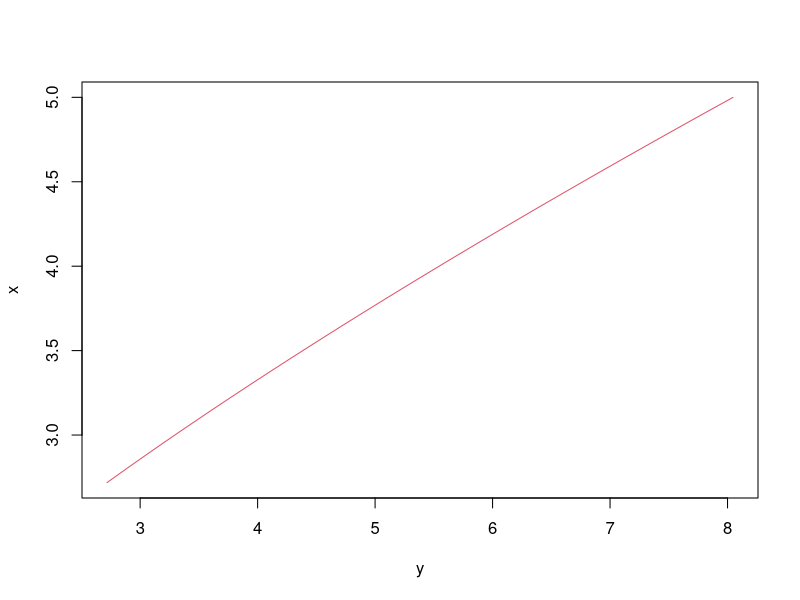
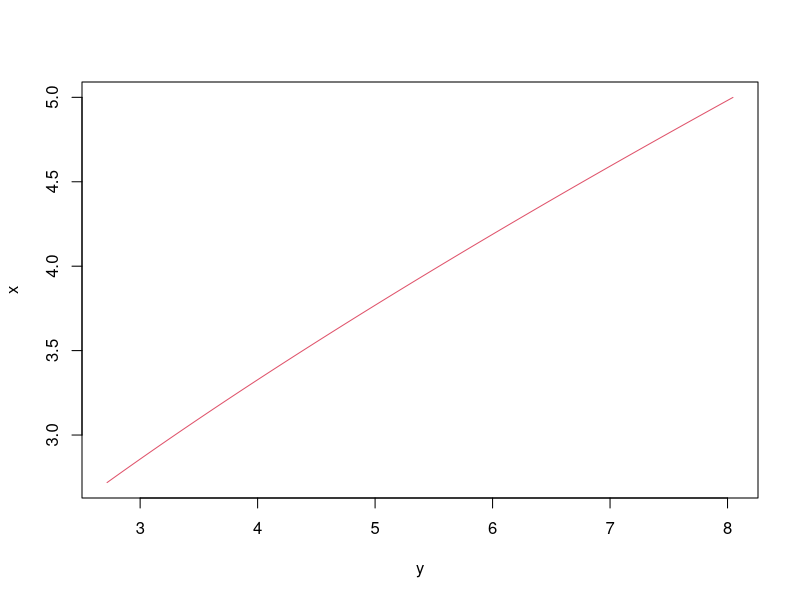

These figures' R source, in order:
## ---- chunk 1
rm(list=ls()) #clears your workspace
## ---- chunk 2
y<-seq(exp(1)*log(exp(1)),5*log(5),1e-3)
f<-function(x,y){x*log(x)-y}
bisect<-function(f,y,eps){
  N<-length(y)
  xval<-rep(0,N)
  iters<-rep(0,N)
  for(i in 1:N){
    yval<-y[i]
    a<-1
    b<-yval+3
    count<-0
    while(b-a>eps){
      count<-count+1
      mid<-(a+b)/2
      if (f(a,yval)*f(mid,yval)<0) b<-mid else a<-mid
      xval[i]<-mid
    }
    iters[i]<-count
  }
  lst<-list("xval"=xval,"iters"=iters)
  return(lst)
}
x<-bisect(f,y,1e-6)$xval
iter<-bisect(f,y,1e-6)$iters
plot(y,x,col=2,type='l')
cat('The minimum of x is: ',min(x),"\n")
cat('The maximum of x is: ',max(x),"\n")
cat("Num of iterations needed for 1e-6 accuracy for test: ",iter[length(iter)])
## ---- chunk 3
y<-seq(exp(1)*log(exp(1)),5*log(5),1e-3)
f<-function(x,y){x*log(x)-y}
fprime<-function(x){log(x)+1}
newton<-function(f,fprime,y,ct){
  N<-length(y)
  xval<-rep(0,N)
  iters<-rep(0,N)
  for(i in 1:N){
    yval<-y[i]
    x0<-yval
    xval[i]<-x0
    count<-0
    while(abs(xval[i]-f(xval[i],yval)/fprime(xval[i])-xval[i])>1e-6){
      count<-count+1
      xval[i]<-xval[i]-f(xval[i],yval)/fprime(xval[i])
    }
    iters[i]<-count
  }
  lst<-list("xval"=xval,"iters"=iters)
  return(lst)
}
x<-newton(f,fprime,y,30)$xval
iter<-newton(f,fprime,y,30)$iters
plot(y,x,col=2,type='l')
cat('The minimum of x is: ',min(x),"\n")
cat('The maximum of x is: ',max(x),"\n")
cat("Num of iterations needed for 1e-6 accuracy for test: ",iter[length(iter)])
## ---- chunk 4
attach(swiss)
model <- lm(Infant.Mortality ~ Fertility + Agriculture + Examination + Education + Catholic)
model$coefficients
detach(swiss)
## ---- chunk 5
attach(swiss)
N<-length(swiss$Fertility)
nelements<-N*6
matX<-matrix(1:nelements,ncol=6)
matX[,1]<-c(rep(1,N))
matX[,2]<-swiss$Fertility
matX[,3]<-swiss$Agriculture
matX[,4]<-swiss$Examination
matX[,5]<-swiss$Education
matX[,6]<-swiss$Catholic
matY<-matrix(1:N)
matY[,1]<-swiss$Infant.Mortality
multX<-t(matX)%*%matX
s<-svd(multX)
U<-s$u
invD<-diag(1/s$d)
V<-s$v
invX<-V%*%invD%*%t(U)
beta<-invX%*%t(matX)%*%matY
cat("The coefficients found are: ","\n",beta)
## ---- chunk 6
x<-matX
p0<-c(rep(1,6))
f<-function(beta){
  sqe<-(x%*%beta-matY)^2
  return(sum(sqe)/6)
}
coef<-nlm(f,p0)$estimate
cat("The coefficients found using MSE are: ","\n",coef)
## ---- chunk 7
x<-matX
p0<-c(rep(1,6))
f<-function(beta){
  sqe<-(x%*%beta-matY)^2
  lambda<-.02
  L1_norm<-sum(abs(beta))
  func<-sum(sqe)/6+lambda*L1_norm
  return(func)
}
coef<-nlm(f,p0)$estimate
cat("The coefficients found using MSE L1norm are: ","\n",coef)
